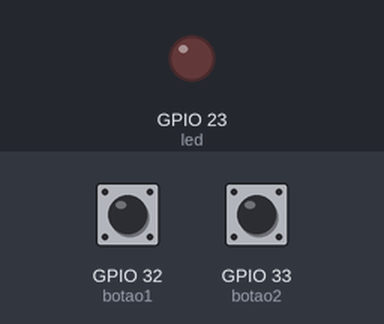
This sketch was run on a simulated ESP32. Parts: output pins drawn as LEDs (lit = HIGH). The inputs (shaded band) are chosen by the test bench; at power-on: GPIO 32 (botao1) HIGH, GPIO 33 (botao2) HIGH.

Above: at 1.2 s.
1.3 s: GPIO 32 (botao1) driven LOW and GPIO 33 (botao2) driven LOW
At 2.5 s:
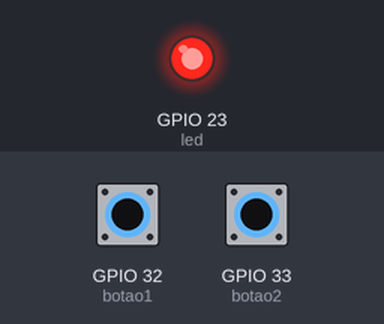
2.8 s: GPIO 32 (botao1) driven HIGH
At 3.8 s:
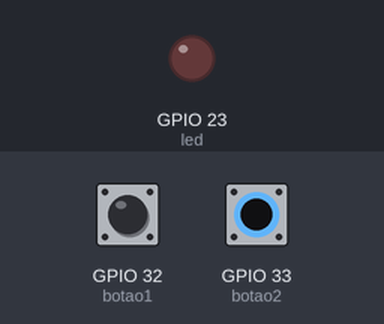
4.3 s: GPIO 32 (botao1) driven LOW
At 4.9 s:
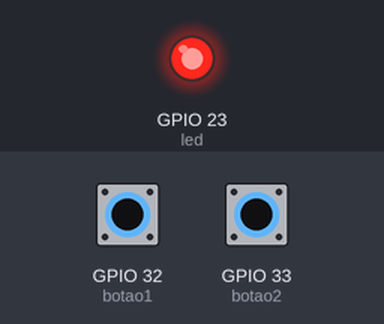
Timing chart, 0 to 7.3 s (numbered marks = the images above; inputs shaded):
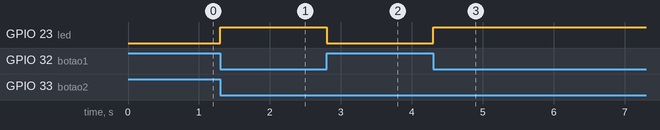

Measured:
- after the input at 1.3 s, GPIO 23 (led): LOW → HIGH at once
- after the input at 2.8 s, GPIO 23 (led): HIGH → LOW at once
- after the input at 4.3 s, GPIO 23 (led): LOW → HIGH at once

The sketch:

prog.ino
```cpp
// Pinos dos botões e do LED
const int botao1 = 32;   // Botão 1 no pino digital 2
const int botao2 = 33;   // Botão 2 no pino digital 3
const int led = 23;     // LED no pino digital

void setup() {
  pinMode(botao1, INPUT_PULLUP); // Usa resistor interno de pull-up
  pinMode(botao2, INPUT_PULLUP);
  pinMode(led, OUTPUT);
}

void loop() {
  // Leitura dos botões (LOW = pressionado por causa do pull-up)
  bool estadoBotao1 = digitalRead(botao1);
  bool estadoBotao2 = digitalRead(botao2);

  // Usa operador AND: LED só acende se os dois forem pressionados
  if (!estadoBotao1 && !estadoBotao2) {
    digitalWrite(led, HIGH);
  } else {
    digitalWrite(led, LOW);
  }

  delay(100);
}
```
